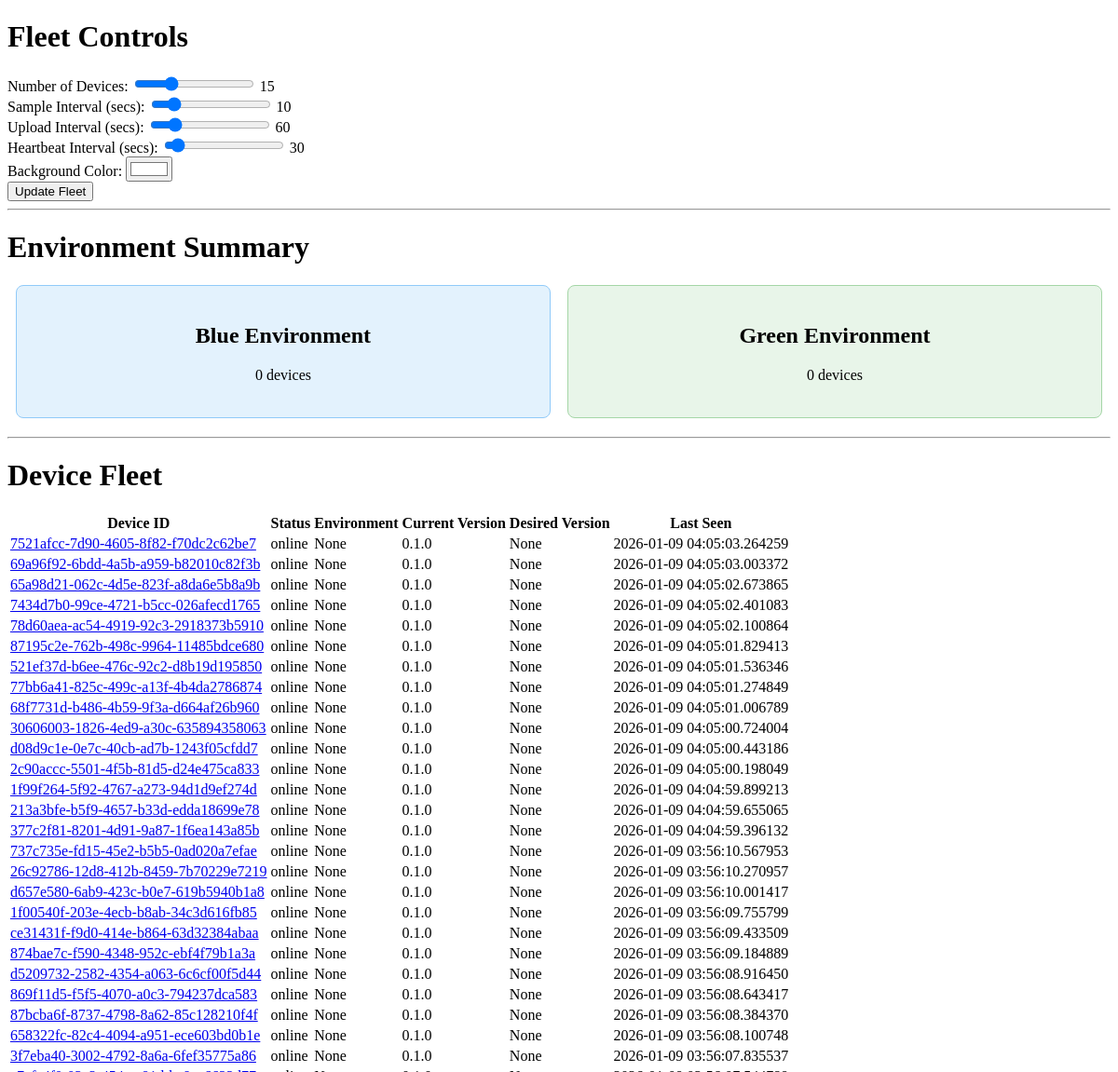
Before: / (upper part) with the older database file.
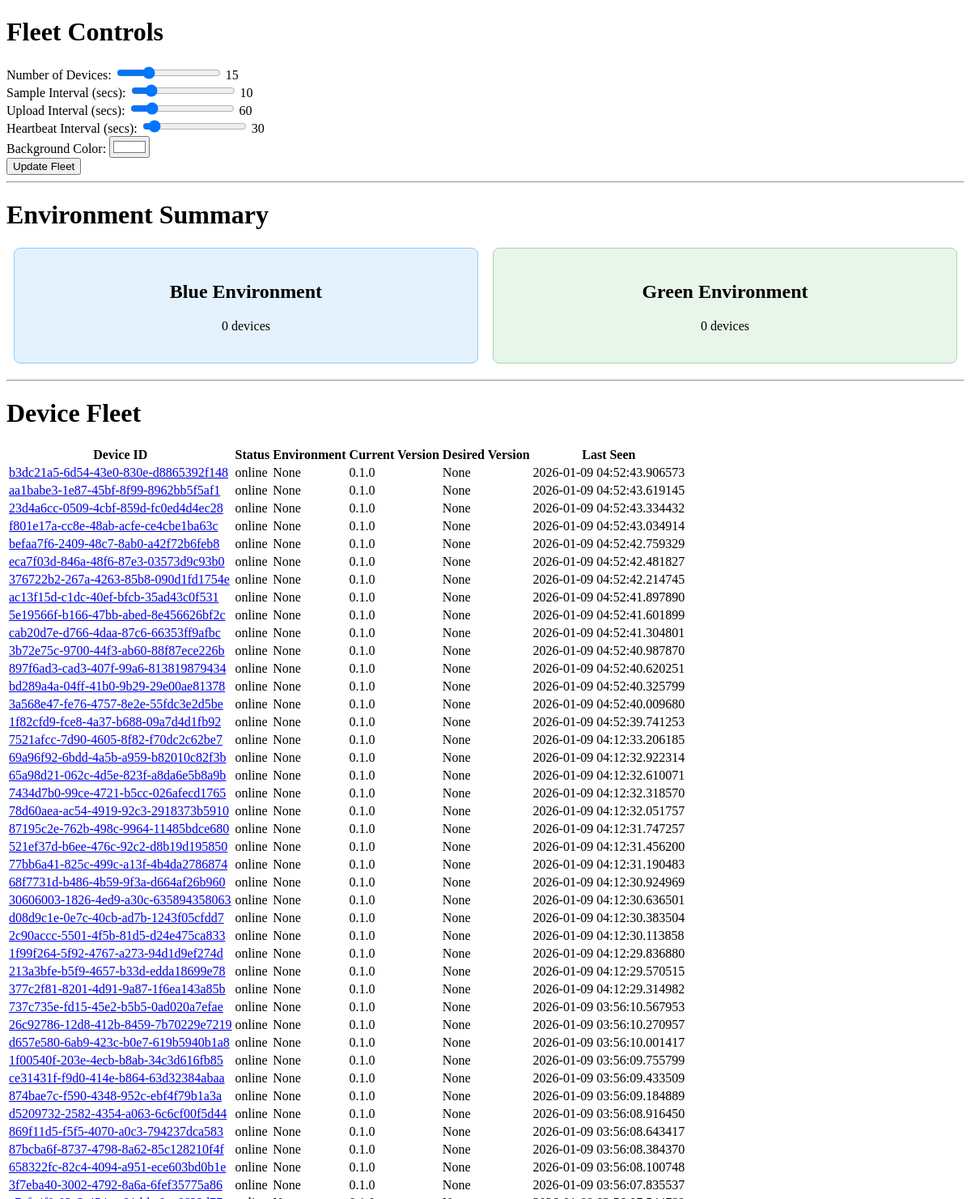
After: the same page with the newer database file.
### app/models.py (models this page shows)
class Device(Base):
    __tablename__ = "devices"
    id = Column(String, primary_key=True, index=True)
    current_version = Column(String)
    desired_version = Column(String)
    last_seen = Column(DateTime, default=datetime.datetime.utcnow)
    status = Column(String)
    rollout_bucket = Column(Integer, default=lambda: random.randint(0, 99))
    environment = Column(String, default="blue")
    region = Column(String, nullable=True)
    hardware_rev = Column(String, nullable=True)
    reported_sample_interval_secs = Column(Integer, default=10)
    reported_upload_interval_secs = Column(Integer, default=60)
    reported_heartbeat_interval_secs = Column(Integer, default=30)
    desired_sample_interval_secs = Column(Integer, default=10)
    desired_upload_interval_secs = Column(Integer, default=60)
    desired_heartbeat_interval_secs = Column(Integer, default=30)
    measurements = relationship("Measurement", back_populates="device")
    errors = relationship("DeviceError", back_populates="device")

### app/ui/views.py (the view)
@router.get("/", response_class=HTMLResponse)
async def read_root(request: Request, db: Session = Depends(get_db)):
    devices = db.query(models.Device).order_by(models.Device.last_seen.desc()).all()
    blue_count = db.query(models.Device).filter(models.Device.environment == 'blue').count()
    green_count = db.query(models.Device).filter(models.Device.environment == 'green').count()
    return templates.TemplateResponse("index.html", {
        "request": request,
        "devices": devices,
        "blue_count": blue_count,
        "green_count": green_count
    })

### app/ui/templates/index.html (shortened to what this page needs)
<!DOCTYPE html>
<html>
<head>
    <link rel="stylesheet" href="/static/main.css">
</head>
<body>
    <h1>Fleet Controls</h1>
    <form id="fleet-controls-form">
        <div class="control-group">
            <label for="num_devices">Number of Devices:</label>
            <input type="range" id="num_devices" name="num_devices" min="1" max="50" value="15">
            <span id="num_devices_value">15</span>
        </div>
        <div class="control-group">
            <label for="sample_interval_secs">Sample Interval (secs):</label>
            <input type="range" id="sample_interval_secs" name="sample_interval_secs" min="1" max="60" value="10">
            <span id="sample_interval_secs_value">10</span>
        </div>
        <div class="control-group">
            <label for="upload_interval_secs">Upload Interval (secs):</label>
            <input type="range" id="upload_interval_secs" name="upload_interval_secs" min="10" max="300" value="60">
            <span id="upload_interval_secs_value">60</span>
        </div>
        <div class="control-group">
            <label for="heartbeat_interval_secs">Heartbeat Interval (secs):</label>
            <input type="range" id="heartbeat_interval_secs" name="heartbeat_interval_secs" min="10" max="300" value="30">
            <span id="heartbeat_interval_secs_value">30</span>
        </div>
        <div class="control-group">
            <label for="bg_color">Background Color:</label>
            <input type="color" id="bg_color" name="bg_color" value="#ffffff">
        </div>
        <button type="submit">Update Fleet</button>
    </form>
    <hr>
    <h1>Environment Summary</h1>
    <div class="env-summary">
        <div class="env-box blue">
            <h2>Blue Environment</h2>
            <p>{{ blue_count }} devices</p>
        </div>
        <div class="env-box green">
            <h2>Green Environment</h2>
            <p>{{ green_count }} devices</p>
        </div>
    </div>
    <hr>
    <h1>Device Fleet</h1>
    <table>
        <thead>
            <tr>
                <th>Device ID</th>
                <th>Status</th>
                <th>Environment</th>
                <th>Current Version</th>
                <th>Desired Version</th>
                <th>Last Seen</th>
            </tr>
        </thead>
        <tbody>
            {% for device in devices %}
            <tr>
                <td><a href="/devices/{{ device.id }}">{{ device.id }}</a></td>
                <td>{{ device.status }}</td>
                <td>{{ device.environment }}</td>
                <td>{{ device.current_version }}</td>
                <td>{{ device.desired_version }}</td>
                <td>{{ device.last_seen }}</td>
            </tr>
            {% endfor %}
        </tbody>
    </table>
</body>
</html>

### app/ui/static/main.css (style rules this page uses)
.env-summary { display: flex; justify-content: space-around; margin-bottom: 20px; }
.env-box { border: 1px solid #ccc; padding: 20px; text-align: center; width: 45%; border-radius: 8px; }
.env-box.blue { background-color: #e3f2fd; border-color: #90caf9; }
.env-box.green { background-color: #e8f5e9; border-color: #a5d6a7; }

Changed rows visible on the page:
added Device: id "b3dc21a5-6d54-43e0-830e-d8865392f148", status "online", environment "None", current_version "0.1.0", desired_version "None", last_seen "2026-01-09 04:52:43.906573"
added Device: id "aa1babe3-1e87-45bf-8f99-8962bb5f5af1", status "online", environment "None", current_version "0.1.0", desired_version "None", last_seen "2026-01-09 04:52:43.619145"
added Device: id "23d4a6cc-0509-4cbf-859d-fc0ed4d4ec28", status "online", environment "None", current_version "0.1.0", desired_version "None", last_seen "2026-01-09 04:52:43.334432"
added Device: id "f801e17a-cc8e-48ab-acfe-ce4cbe1ba63c", status "online", environment "None", current_version "0.1.0", desired_version "None", last_seen "2026-01-09 04:52:43.034914"
added Device: id "befaa7f6-2409-48c7-8ab0-a42f72b6feb8", status "online", environment "None", current_version "0.1.0", desired_version "None", last_seen "2026-01-09 04:52:42.759329"
added Device: id "eca7f03d-846a-48f6-87e3-03573d9c93b0", status "online", environment "None", current_version "0.1.0", desired_version "None", last_seen "2026-01-09 04:52:42.481827"
added Device: id "376722b2-267a-4263-85b8-090d1fd1754e", status "online", environment "None", current_version "0.1.0", desired_version "None", last_seen "2026-01-09 04:52:42.214745"
added Device: id "ac13f15d-c1dc-40ef-bfcb-35ad43c0f531", status "online", environment "None", current_version "0.1.0", desired_version "None", last_seen "2026-01-09 04:52:41.897890"
added Device: id "5e19566f-b166-47bb-abed-8e456626bf2c", status "online", environment "None", current_version "0.1.0", desired_version "None", last_seen "2026-01-09 04:52:41.601899"
added Device: id "cab20d7e-d766-4daa-87c6-66353ff9afbc", status "online", environment "None", current_version "0.1.0", desired_version "None", last_seen "2026-01-09 04:52:41.304801"
added Device: id "3b72e75c-9700-44f3-ab60-88f87ece226b", status "online", environment "None", current_version "0.1.0", desired_version "None", last_seen "2026-01-09 04:52:40.987870"
added Device: id "897f6ad3-cad3-407f-99a6-813819879434", status "online", environment "None", current_version "0.1.0", desired_version "None", last_seen "2026-01-09 04:52:40.620251"
added Device: id "bd289a4a-04ff-41b0-9b29-29e00ae81378", status "online", environment "None", current_version "0.1.0", desired_version "None", last_seen "2026-01-09 04:52:40.325799"
added Device: id "3a568e47-fe76-4757-8e2e-55fdc3e2d5be", status "online", environment "None", current_version "0.1.0", desired_version "None", last_seen "2026-01-09 04:52:40.009680"
added Device: id "1f82cfd9-fce8-4a37-b688-09a7d4d1fb92", status "online", environment "None", current_version "0.1.0", desired_version "None", last_seen "2026-01-09 04:52:39.741253"
changed Device "7521afcc-7d90-4605-8f82-f70dc2c62be7": last_seen "2026-01-09 04:05:03.264259" → "2026-01-09 04:12:33.206185"
changed Device "69a96f92-6bdd-4a5b-a959-b82010c82f3b": last_seen "2026-01-09 04:05:03.003372" → "2026-01-09 04:12:32.922314"
changed Device "65a98d21-062c-4d5e-823f-a8da6e5b8a9b": last_seen "2026-01-09 04:05:02.673865" → "2026-01-09 04:12:32.610071"
changed Device "7434d7b0-99ce-4721-b5cc-026afecd1765": last_seen "2026-01-09 04:05:02.401083" → "2026-01-09 04:12:32.318570"
changed Device "78d60aea-ac54-4919-92c3-2918373b5910": last_seen "2026-01-09 04:05:02.100864" → "2026-01-09 04:12:32.051757"
changed Device "87195c2e-762b-498c-9964-11485bdce680": last_seen "2026-01-09 04:05:01.829413" → "2026-01-09 04:12:31.747257"
changed Device "521ef37d-b6ee-476c-92c2-d8b19d195850": last_seen "2026-01-09 04:05:01.536346" → "2026-01-09 04:12:31.456200"
changed Device "77bb6a41-825c-499c-a13f-4b4da2786874": last_seen "2026-01-09 04:05:01.274849" → "2026-01-09 04:12:31.190483"
changed Device "68f7731d-b486-4b59-9f3a-d664af26b960": last_seen "2026-01-09 04:05:01.006789" → "2026-01-09 04:12:30.924969"
changed Device "30606003-1826-4ed9-a30c-635894358063": last_seen "2026-01-09 04:05:00.724004" → "2026-01-09 04:12:30.636501"
changed Device "d08d9c1e-0e7c-40cb-ad7b-1243f05cfdd7": last_seen "2026-01-09 04:05:00.443186" → "2026-01-09 04:12:30.383504"
changed Device "2c90accc-5501-4f5b-81d5-d24e475ca833": last_seen "2026-01-09 04:05:00.198049" → "2026-01-09 04:12:30.113858"
changed Device "1f99f264-5f92-4767-a273-94d1d9ef274d": last_seen "2026-01-09 04:04:59.899213" → "2026-01-09 04:12:29.836880"
changed Device "213a3bfe-b5f9-4657-b33d-edda18699e78": last_seen "2026-01-09 04:04:59.655065" → "2026-01-09 04:12:29.570515"
changed Device "377c2f81-8201-4d91-9a87-1f6ea143a85b": last_seen "2026-01-09 04:04:59.396132" → "2026-01-09 04:12:29.314982"
